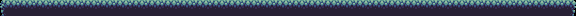

Rendered tile map (Tiled .tmx) drawn with the repository's tilesets; below, a short description and the full map source, tile grids included:
An orthogonal 36x1 tile map with 16x16 px tiles, 1 tile layer (Tile Layer 1).

<map version="1.0" orientation="orthogonal" renderorder="right-down" width="36" height="1" tilewidth="16" tileheight="16" nextobjectid="1">
 <tileset firstgid="1" name="sheet1" tilewidth="16" tileheight="16" tilecount="152" columns="19">
  <image source="../ActualSprites/sheet1.png" width="304" height="136" />
 </tileset>
 <layer name="Tile Layer 1" width="36" height="1">
  <data encoding="csv">
51,52,52,52,52,52,52,52,52,52,52,52,52,52,52,52,52,52,52,52,52,52,52,52,52,52,52,52,52,52,52,52,52,52,52,53
</data>
 </layer>
</map>
